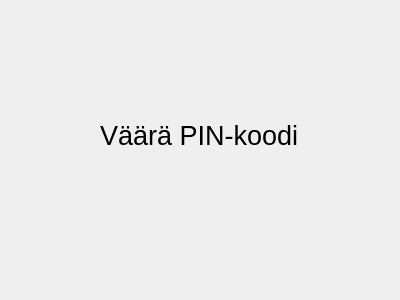
<?xml version="1.0" encoding="UTF-8"?>
<ui version="4.0">
 <class>WrongPIN</class>
 <widget class="QDialog" name="WrongPIN">
  <property name="geometry">
   <rect>
    <x>0</x>
    <y>0</y>
    <width>400</width>
    <height>300</height>
   </rect>
  </property>
  <property name="windowTitle">
   <string>Dialog</string>
  </property>
  <widget class="QLabel" name="label">
   <property name="geometry">
    <rect>
     <x>100</x>
     <y>110</y>
     <width>201</width>
     <height>51</height>
    </rect>
   </property>
   <property name="font">
    <font>
     <pointsize>20</pointsize>
    </font>
   </property>
   <property name="text">
    <string>Väärä PIN-koodi</string>
   </property>
  </widget>
 </widget>
 <resources/>
 <connections/>
</ui>
